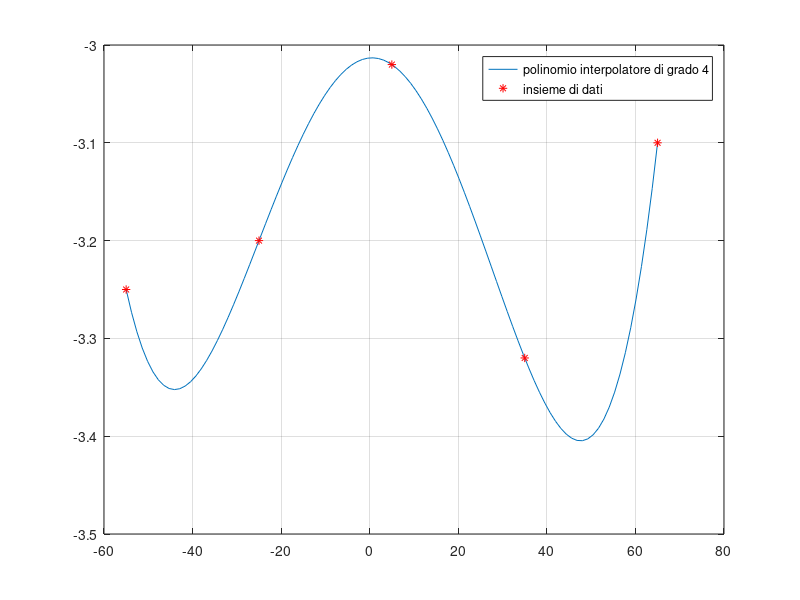

MATLAB code to generate this figure:
%Insieme di dati
x=[-55 -25 5 35 65] ;
y=[-3.25 -3.2 -3.02 -3.32 -3.1];
%poli nomio interpolatore di ordine 4
c=polyfit(x,y,4)
%vettore di 100 punti equispaziati nell'intervallo
%tra la prima e l'ultima componente del vettore x
%che serve per generare il plot del polinomio

z=linspace(x(1),x(end),100);
p=polyval(c,z);
plot(z,p,x,y,'r *');
grid on;
legend('polinomio interpolatore di grado 4','insieme di dati')